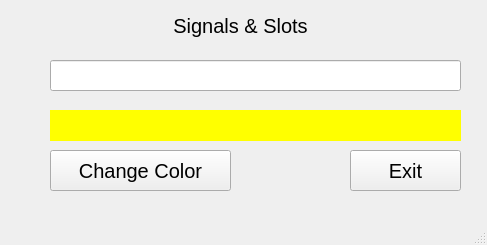
<?xml version="1.0" encoding="UTF-8"?>
<ui version="4.0">
 <class>MainWindow</class>
 <widget class="QMainWindow" name="MainWindow">
  <property name="geometry">
   <rect>
    <x>0</x>
    <y>0</y>
    <width>487</width>
    <height>245</height>
   </rect>
  </property>
  <property name="windowTitle">
   <string>Trần Duy Thanh - Signals &amp; Slots</string>
  </property>
  <widget class="QWidget" name="centralwidget">
   <widget class="QLineEdit" name="lineEditName">
    <property name="geometry">
     <rect>
      <x>50</x>
      <y>60</y>
      <width>411</width>
      <height>31</height>
     </rect>
    </property>
    <property name="font">
     <font>
      <pointsize>15</pointsize>
     </font>
    </property>
   </widget>
   <widget class="QLabel" name="labelName">
    <property name="geometry">
     <rect>
      <x>50</x>
      <y>110</y>
      <width>411</width>
      <height>31</height>
     </rect>
    </property>
    <property name="palette">
     <palette>
      <active>
       <colorrole role="WindowText">
        <brush brushstyle="SolidPattern">
         <color alpha="255">
          <red>170</red>
          <green>0</green>
          <blue>255</blue>
         </color>
        </brush>
       </colorrole>
       <colorrole role="Button">
        <brush brushstyle="SolidPattern">
         <color alpha="255">
          <red>255</red>
          <green>255</green>
          <blue>0</blue>
         </color>
        </brush>
       </colorrole>
       <colorrole role="Text">
        <brush brushstyle="SolidPattern">
         <color alpha="255">
          <red>170</red>
          <green>0</green>
          <blue>255</blue>
         </color>
        </brush>
       </colorrole>
       <colorrole role="ButtonText">
        <brush brushstyle="SolidPattern">
         <color alpha="255">
          <red>170</red>
          <green>0</green>
          <blue>255</blue>
         </color>
        </brush>
       </colorrole>
       <colorrole role="Base">
        <brush brushstyle="SolidPattern">
         <color alpha="255">
          <red>255</red>
          <green>255</green>
          <blue>0</blue>
         </color>
        </brush>
       </colorrole>
       <colorrole role="Window">
        <brush brushstyle="SolidPattern">
         <color alpha="255">
          <red>255</red>
          <green>255</green>
          <blue>0</blue>
         </color>
        </brush>
       </colorrole>
      </active>
      <inactive>
       <colorrole role="WindowText">
        <brush brushstyle="SolidPattern">
         <color alpha="255">
          <red>170</red>
          <green>0</green>
          <blue>255</blue>
         </color>
        </brush>
       </colorrole>
       <colorrole role="Button">
        <brush brushstyle="SolidPattern">
         <color alpha="255">
          <red>255</red>
          <green>255</green>
          <blue>0</blue>
         </color>
        </brush>
       </colorrole>
       <colorrole role="Text">
        <brush brushstyle="SolidPattern">
         <color alpha="255">
          <red>170</red>
          <green>0</green>
          <blue>255</blue>
         </color>
        </brush>
       </colorrole>
       <colorrole role="ButtonText">
        <brush brushstyle="SolidPattern">
         <color alpha="255">
          <red>170</red>
          <green>0</green>
          <blue>255</blue>
         </color>
        </brush>
       </colorrole>
       <colorrole role="Base">
        <brush brushstyle="SolidPattern">
         <color alpha="255">
          <red>255</red>
          <green>255</green>
          <blue>0</blue>
         </color>
        </brush>
       </colorrole>
       <colorrole role="Window">
        <brush brushstyle="SolidPattern">
         <color alpha="255">
          <red>255</red>
          <green>255</green>
          <blue>0</blue>
         </color>
        </brush>
       </colorrole>
      </inactive>
      <disabled>
       <colorrole role="WindowText">
        <brush brushstyle="SolidPattern">
         <color alpha="255">
          <red>170</red>
          <green>0</green>
          <blue>255</blue>
         </color>
        </brush>
       </colorrole>
       <colorrole role="Button">
        <brush brushstyle="SolidPattern">
         <color alpha="255">
          <red>255</red>
          <green>255</green>
          <blue>0</blue>
         </color>
        </brush>
       </colorrole>
       <colorrole role="Text">
        <brush brushstyle="SolidPattern">
         <color alpha="255">
          <red>170</red>
          <green>0</green>
          <blue>255</blue>
         </color>
        </brush>
       </colorrole>
       <colorrole role="ButtonText">
        <brush brushstyle="SolidPattern">
         <color alpha="255">
          <red>170</red>
          <green>0</green>
          <blue>255</blue>
         </color>
        </brush>
       </colorrole>
       <colorrole role="Base">
        <brush brushstyle="SolidPattern">
         <color alpha="255">
          <red>255</red>
          <green>255</green>
          <blue>0</blue>
         </color>
        </brush>
       </colorrole>
       <colorrole role="Window">
        <brush brushstyle="SolidPattern">
         <color alpha="255">
          <red>255</red>
          <green>255</green>
          <blue>0</blue>
         </color>
        </brush>
       </colorrole>
      </disabled>
     </palette>
    </property>
    <property name="font">
     <font>
      <pointsize>15</pointsize>
     </font>
    </property>
    <property name="autoFillBackground">
     <bool>false</bool>
    </property>
    <property name="styleSheet">
     <string notr="true">background-color: rgb(255, 255, 0);
color: rgb(170, 0, 255);</string>
    </property>
    <property name="text">
     <string/>
    </property>
   </widget>
   <widget class="QPushButton" name="pushButtonChangeColor">
    <property name="geometry">
     <rect>
      <x>50</x>
      <y>150</y>
      <width>181</width>
      <height>41</height>
     </rect>
    </property>
    <property name="font">
     <font>
      <pointsize>15</pointsize>
     </font>
    </property>
    <property name="text">
     <string>Change Color</string>
    </property>
   </widget>
   <widget class="QPushButton" name="pushButtonExit">
    <property name="geometry">
     <rect>
      <x>350</x>
      <y>150</y>
      <width>111</width>
      <height>41</height>
     </rect>
    </property>
    <property name="font">
     <font>
      <pointsize>15</pointsize>
     </font>
    </property>
    <property name="text">
     <string>Exit</string>
    </property>
   </widget>
   <widget class="QLabel" name="label_2">
    <property name="geometry">
     <rect>
      <x>120</x>
      <y>10</y>
      <width>241</width>
      <height>31</height>
     </rect>
    </property>
    <property name="font">
     <font>
      <pointsize>15</pointsize>
     </font>
    </property>
    <property name="text">
     <string>Signals &amp; Slots</string>
    </property>
    <property name="alignment">
     <set>Qt::AlignCenter</set>
    </property>
   </widget>
  </widget>
  <widget class="QMenuBar" name="menubar">
   <property name="geometry">
    <rect>
     <x>0</x>
     <y>0</y>
     <width>487</width>
     <height>26</height>
    </rect>
   </property>
  </widget>
  <widget class="QStatusBar" name="statusbar"/>
 </widget>
 <tabstops>
  <tabstop>lineEditName</tabstop>
  <tabstop>pushButtonChangeColor</tabstop>
  <tabstop>pushButtonExit</tabstop>
 </tabstops>
 <resources/>
 <connections>
  <connection>
   <sender>lineEditName</sender>
   <signal>textChanged(QString)</signal>
   <receiver>labelName</receiver>
   <slot>setText(QString)</slot>
   <hints>
    <hint type="sourcelabel">
     <x>255</x>
     <y>101</y>
    </hint>
    <hint type="destinationlabel">
     <x>255</x>
     <y>151</y>
    </hint>
   </hints>
  </connection>
  <connection>
   <sender>pushButtonExit</sender>
   <signal>clicked()</signal>
   <receiver>MainWindow</receiver>
   <slot>close()</slot>
   <hints>
    <hint type="sourcelabel">
     <x>405</x>
     <y>196</y>
    </hint>
    <hint type="destinationlabel">
     <x>243</x>
     <y>122</y>
    </hint>
   </hints>
  </connection>
  <connection>
   <sender>pushButtonChangeColor</sender>
   <signal>clicked()</signal>
   <receiver>MainWindow</receiver>
   <slot>repaint()</slot>
   <hints>
    <hint type="sourcelabel">
     <x>140</x>
     <y>196</y>
    </hint>
    <hint type="destinationlabel">
     <x>243</x>
     <y>122</y>
    </hint>
   </hints>
  </connection>
 </connections>
</ui>
